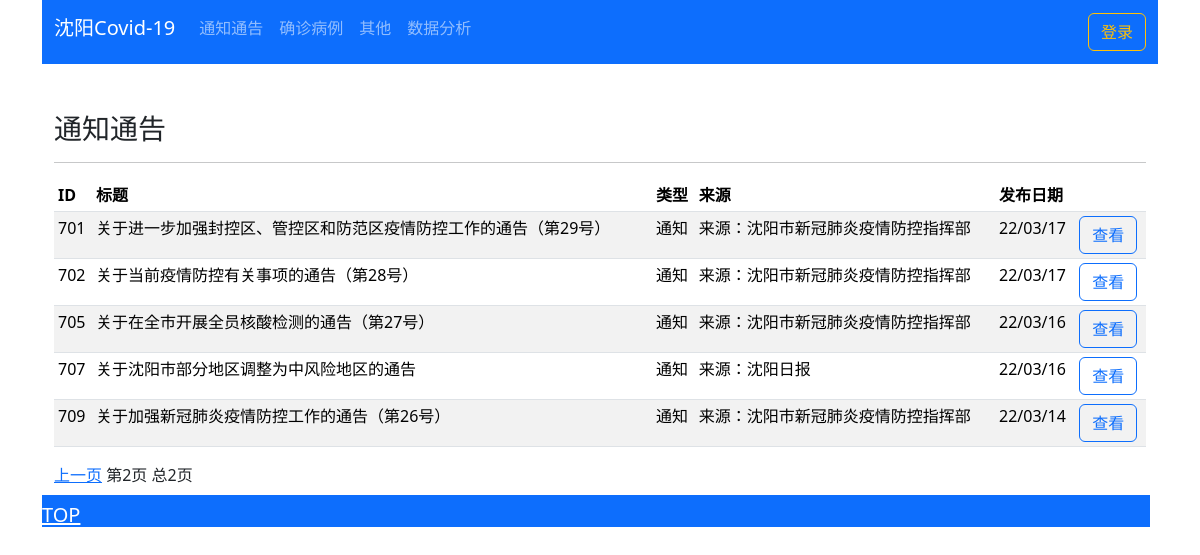
Page /notice?page=2 on the earlier database version.
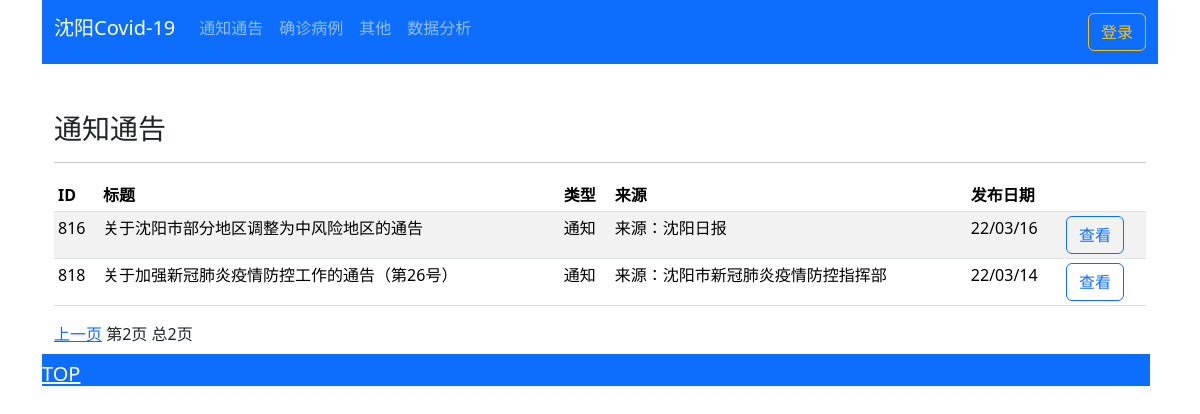
Same page on the later database version.
### ann/models.py (models this page shows, shortened)
class Article(models.Model):
    type_choice=(('ann','通知'),('new_p','新增加病例'),('alert','检测结果异常'))
    id = models.BigAutoField(primary_key=True)
    title=models.CharField('标题',max_length=100,db_index=True)
    url = models.URLField('文章URL',unique=True,db_index=True)
    content=models.TextField('内容',max_length=10000,blank=True)
    source=models.CharField('来源',max_length=100,blank=True)
    type=models.CharField('类型',max_length=10,choices=type_choice)
    pub_date = models.DateField('文章日期')
    add_date = models.DateTimeField('添加日期', auto_now_add=True,)
    edit_date=models.DateTimeField('修改日期',auto_now=True,)
    class Meta:
        ordering = ("-pub_date",)

### ann/views.py (the view)
# urls.py: path('notice',views.notice,name='notice'),
def notice(request):
    articles = Article.objects.filter(type='ann')
    title='通知通告'
    paginator = Paginator(articles, 20)
    page = request.GET.get('page')
    try:
        current_page = paginator.page(page)
        articles = current_page.object_list
    except PageNotAnInteger:
        current_page = paginator.page(1)
        articles = current_page.object_list
    except EmptyPage:
        current_page = paginator.page(paginator.num_pages)
        articles = current_page.object_list
    return render(request,'./base.html',{"articles":articles,"page":current_page,"title":title})

### templates/base.html (shortened to what this page needs)
<!DOCTYPE html>
<html lang="en">
<head>
    {% load static %}
    {% load django_bootstrap5 %}
    {% bootstrap_css %}
</head>
<body>
<div class="container">
<nav class="navbar navbar-expand-md navbar-dark bg-primary pt-0" aria-label="First navbar example">
    <div class="container-fluid">
      <a class="navbar-brand" href="/">沈阳Covid-19</a>
      <div class="collapse navbar-collapse pt-2" id="navbarsExample01">
        <ul class="navbar-nav me-auto mb-2">
          <li class="nav-item">
            <a class="nav-link" href="{% url 'notice'%}">通知通告</a>
          </li>
          <li class="nav-item">
            <a class="nav-link" href="{% url 'new_patient'%}">确诊病例</a>
          </li>
          <li class="nav-item">
            <a class="nav-link" href="{% url 'others'%}">其他</a>
          </li>
            <li class="nav-item">
            <a class="nav-link" href="/chart_test/y">数据分析</a>
          </li>
        </ul>
        <a class="btn btn-outline-warning text-nowrap" href="/admin">登录</a>
      </div>
    </div>
  </nav>
    <div class="container pt-5">
        {% block main %}
        <h3>{{title}}</h3>
        <hr>
        <div class="table-responsive">
            <table class="table table-striped table-sm">
                <thead>
                <tr>
                    <th scope="col">ID</th>
                    <th scope="col">标题</th>
                    <th scope="col">类型</th>
                    <th scope="col">来源</th>
                    <th scope="col">发布日期</th>
                    <th scope="col"></th>
                </tr>
                </thead>
                <tbody>
                {% for article in articles %}
                <tr>
                    <td>{{article.id}}</td>
                    <td>{{article.title}}</td>
                    <td>{{article.get_type_display}}</td>
                    <td>{{article.source}}</td>
                    <td>{{article.pub_date|date:"y/m/d"}}</td>
                    <td><a href="detial_page/{{article.id}}"
                           class="btn btn-outline-primary btn-small  text-nowrap">查看</a>
                    </td>
                </tr>
                {% endfor %}
                </tbody>
            </table>
            <div class="pagination">
    <span class="step-links">
        {% if page.has_previous %}
        <a href="?page={{page.previous_page_number}}">上一页</a>
        {% endif %}
        <span class="current">
            第{{page.number}}页 总{{page.paginator.num_pages}}页
        </span>
    </span>
            </div>
        </div>
        {% endblock %}
    </div>
    <div class="pt-2"></div>
    <div class="bg-primary pt-2 me-2 "><a href="#" class="text-right text-white pull-right"><h5>TOP</h5></a> </div>
</div>
</body>
</html>

Differences in the rows shown:
removed Article: id "701", title "关于进一步加强封控区、管控区和防范区疫情防控工作的通告（第29号）", type "通知", source "来源：沈阳市新冠肺炎疫情防控指挥部", pub_date "22/03/17"
removed Article: id "702", title "关于当前疫情防控有关事项的通告（第28号）", type "通知", source "来源：沈阳市新冠肺炎疫情防控指挥部", pub_date "22/03/17"
removed Article: id "705", title "关于在全市开展全员核酸检测的通告（第27号）", type "通知", source "来源：沈阳市新冠肺炎疫情防控指挥部", pub_date "22/03/16"
removed Article: id "707", title "关于沈阳市部分地区调整为中风险地区的通告", type "通知", source "来源：沈阳日报", pub_date "22/03/16"
removed Article: id "709", title "关于加强新冠肺炎疫情防控工作的通告（第26号）", type "通知", source "来源：沈阳市新冠肺炎疫情防控指挥部", pub_date "22/03/14"
added Article: id "816", title "关于沈阳市部分地区调整为中风险地区的通告", type "通知", source "来源：沈阳日报", pub_date "22/03/16"
added Article: id "818", title "关于加强新冠肺炎疫情防控工作的通告（第26号）", type "通知", source "来源：沈阳市新冠肺炎疫情防控指挥部", pub_date "22/03/14"
